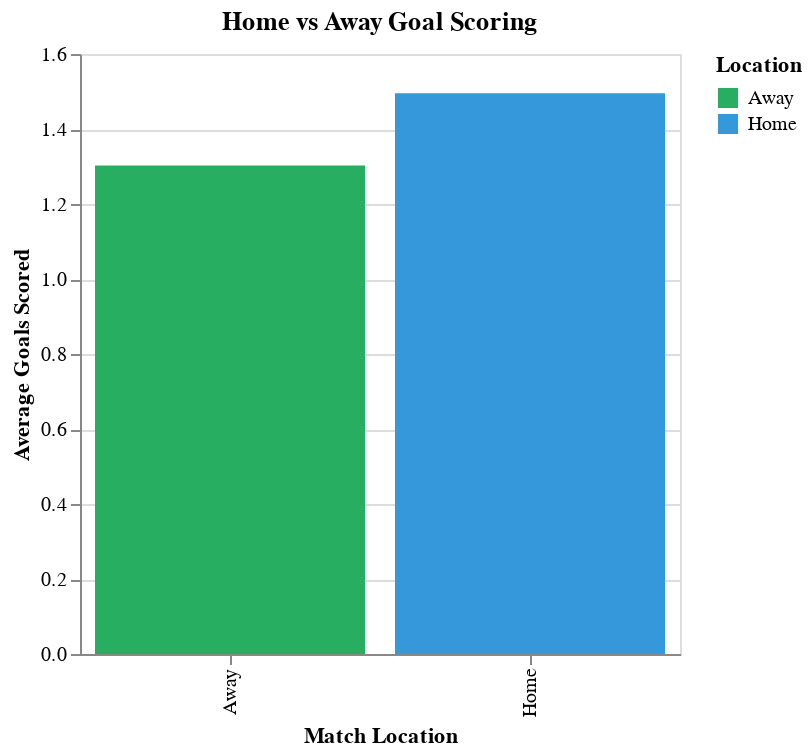

This figure's notebook cell:
### Markdown cell above
## 7. Home Advantage Analysis
**Why:** Home advantage is a well-known phenomenon. Let's quantify its impact in this season.

### Code cell
# Overall home/away performance
home_goals_avg = df['FTHG'].mean()
away_goals_avg = df['FTAG'].mean()

print(f"Average Home Goals per match: {home_goals_avg:.2f}")
print(f"Average Away Goals per match: {away_goals_avg:.2f}")
print(f"Home Goal Advantage: +{(home_goals_avg - away_goals_avg):.2f} goals")

home_wins = len(df[df['FTR'] == 'H'])
away_wins = len(df[df['FTR'] == 'A'])
print(f"\nHome Wins: {home_wins} ({home_wins/len(df)*100:.1f}%)")
print(f"Away Wins: {away_wins} ({away_wins/len(df)*100:.1f}%)")

# Visualization
home_away_data = pd.DataFrame({
    'Location': ['Home', 'Away'],
    'AvgGoals': [home_goals_avg, away_goals_avg],
    'WinPercentage': [home_wins/len(df)*100, away_wins/len(df)*100]
})

chart_home_adv = alt.Chart(home_away_data).mark_bar().encode(
    x=alt.X('Location:N', title='Match Location'),
    y=alt.Y('AvgGoals:Q', title='Average Goals Scored'),
    color=alt.Color('Location:N', scale=alt.Scale(range=['#27ae60', '#3498db'])),
    tooltip=['Location:N', 'AvgGoals:Q', 'WinPercentage:Q']
).properties(
    title='Home vs Away Goal Scoring',
    width=300
).interactive()

display(chart_home_adv)

### Figure 1 — Vega-Lite specification as saved in the notebook (floating-point values rounded to 4 significant figures)
{"config": {"view": {"continuousWidth": 300, "continuousHeight": 300}}, "data": {"name": "data-e628509aabc065873a3b60f10df0d3f6"}, "mark": {"type": "bar"}, "encoding": {"color": {"field": "Location", "scale": {"range": ["#27ae60", "#3498db"]}, "type": "nominal"}, "tooltip": [{"field": "Location", "type": "nominal"}, {"field": "AvgGoals", "type": "quantitative"}, {"field": "WinPercentage", "type": "quantitative"}], "x": {"field": "Location", "title": "Match Location", "type": "nominal"}, "y": {"field": "AvgGoals", "title": "Average Goals Scored", "type": "quantitative"}}, "params": [{"name": "param_5", "select": {"type": "interval", "encodings": ["x", "y"]}, "bind": "scales"}], "title": "Home vs Away Goal Scoring", "width": 300, "$schema": "https://vega.github.io/schema/vega-lite/v5.8.0.json", "datasets": {"data-e628509aabc065873a3b60f10df0d3f6": [{"Location": "Home", "AvgGoals": 1.495, "WinPercentage": 43.75}, {"Location": "Away", "AvgGoals": 1.303, "WinPercentage": 32.21}]}}
